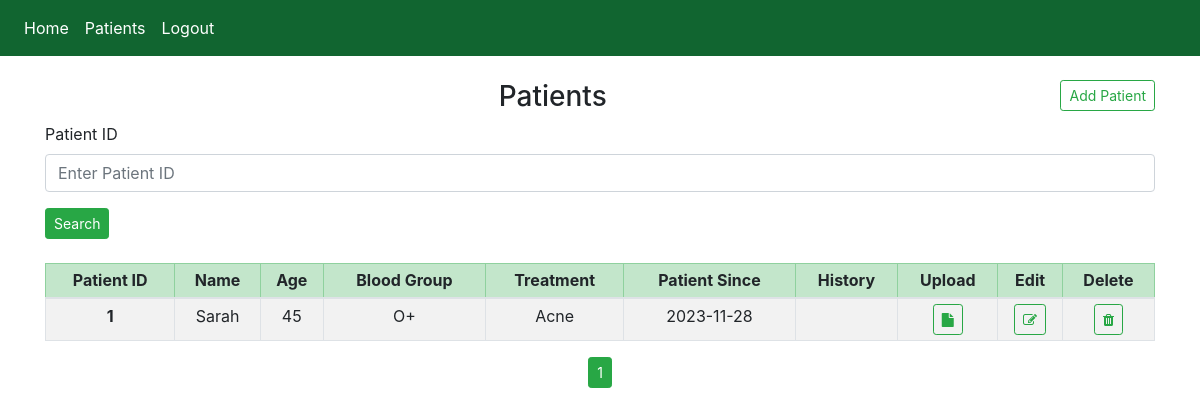
Page /patients (signed in) on the committed database.
### website/models.py (models this page shows)
@dataclass
class Patient(db.Model):
    id = db.Column(db.Integer, primary_key=True, autoincrement=True)
    name = db.Column(db.String(150))
    age = db.Column(db.Integer)
    blood_group = db.Column(db.String(150))
    treatment = db.Column(db.String(300))
    patient_since = db.Column(db.Date())
    history = db.Column(db.String(300))
    created_date = db.Column(db.DateTime(timezone=True), default=func.now())

### website/patients.py (the view)
@patients.route('/patients', methods=['POST', 'GET'])
def display_patients():
    page = request.args.get('page', 1, type=int)
    patients = Patient.query.filter_by().paginate(page=page, per_page=10)
    return render_template("patients/patients.html", user=current_user, data=patients)

### website/__init__.py (called while the page is built)
def create_app():
    app = Flask(__name__)
    app.config['SECRET_KEY'] = 'jfjgf jshjssbfg'
    app.config['SQLALCHEMY_DATABASE_URI'] = f'sqlite:///{DB_NAME}'
    db.init_app(app)
    from .views import views
    from .auth import auth
    from .patients import patients
    app.register_blueprint(views, url_prefix='/')
    app.register_blueprint(auth, url_prefix='/')
    app.register_blueprint(patients, url_prefix='/')
    from .models import User, Note
    create_database(app)
    login_manager = LoginManager()
    login_manager.login_view  = 'auth.login'
    login_manager.init_app(app)
    @login_manager.user_loader
    def load_user(id):
        return User.query.get(int(id))
    return app

### website/templates/patients/patients.html
{% extends "base.html" %} {% block title %}Patients{% endblock %}{% block content %}
<br/>
<button type="btn" class="btn btn-outline-success btn-sm" style="float:right;" id="add_search_patient_btn" onclick="window.location.href='{{ url_for('patients.add_patient_redirect')}}'">Add Patient</button>
<div id="search_patient_div" >
    <form action="{{ url_for('patients.get_patient') }}" method="POST">
        <h3 align="center">Patients</h3>
        <div class="form-group">
            <label for="id">Patient ID</label>
            <input type="text" class="form-control" id="id" name="id" placeholder="Enter Patient ID"/>
        </div>
        <button type="submit" class="btn btn-success btn-sm">Search</button>
    </form>
</div>
<br/>
{% if data %}
    <div id="search_patient_result_div" align="center">
        <table class="table table-striped table-bordered table-hover table-sm justify-content-center">
            <thead class="thead">
                <tr class="table-success">
                    <th class="text-center" scope="col">Patient ID</th>
                    <th class="text-center" scope="col">Name</th>
                    <th class="text-center" scope="col">Age</th>
                    <th class="text-center" scope="col">Blood Group</th>
                    <th class="text-center" scope="col">Treatment</th>
                    <th class="text-center" scope="col">Patient Since</th>
                    <th class="text-center" scope="col">History</th>
                    <th class="text-center" scope="col">Upload</th>
                    <th class="text-center" scope="col">Edit</th>
                    <th class="text-center" scope="col">Delete</th>
                </tr>
            </thead>
            <tbody>
                {% for item in data.items %}
                    <tr>
                        <th class="text-center" scope="row">{{ item.id }}</th>
                        <td class="text-center" >{{ item.name }}</td>
                        <td class="text-center" >{{ item.age }}</td>
                        <td class="text-center" >{{ item.blood_group }}</td>
                        <td class="text-center" >{{ item.treatment }}</td>
                        <td class="text-center" >{{ item.patient_since }}</td>
                        <td class="text-center" >{{ item.history }}</td>
                        <td class="text-center" >
                            <button type="button" class='btn btn-outline-success btn-sm' onclick="window.location.href='{{url_for('patients.fetch_patient',id=item.id)}}'">
                                <i class="fa fa-file"></i>
                            </button>
                        </td>
                        <td class="text-center" >
                            <button type="button" class='btn btn-outline-success btn-sm' onclick="window.location.href='{{url_for('patients.fetch_patient',id=item.id)}}'">
                                <i class="fa fa-edit"></i>
                            </button>
                        </td>
                        <td class="text-center" >
                            <button type="button" class='btn btn-outline-success btn-sm' onclick="deletePatient('{{item.id}}')">
                                <i class="fa fa-trash"></i>
                            </button>
                        </td>
                    </tr>
                {% endfor %}
            </tbody>
        </table>
        {% for page_num in data.iter_pages(left_edge=1, right_edge=1, left_current=1, right_current=1) %}
        {% if page_num %}
        {% if data.page == page_num %}
            <a class="btn btn-success btn-sm" href="{{ url_for('patients.display_patients', page=page_num)}}">{{ page_num }}</a>
        {% else %}
            <a class="btn btn-outline-success btn-sm" href="{{ url_for('patients.display_patients', page=page_num)}}">{{ page_num }}</a>
        {% endif %}
        {% else %}
         ...
        {% endif %}
        {% endfor %}
    </div>
{% endif %}
{% endblock %}

### rows in the picture
Patient: id "1", name "Sarah", age "45", blood_group "O+", treatment "Acne", patient_since "2023-11-28"

### other values in the picture
{{ page_num }} "1"
